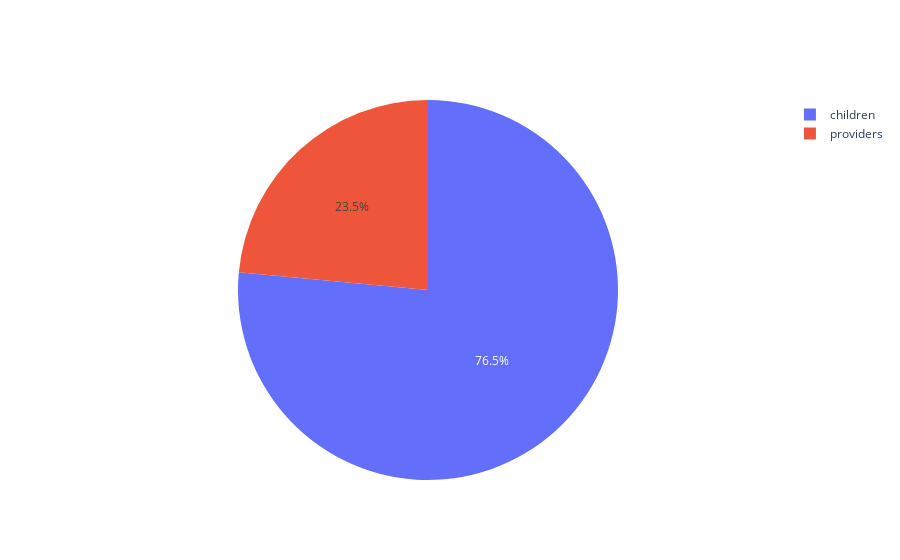

Source (notebook cell):
### Code cell
provider_absent_2020 = 1097
child_absent_2020 = 3567
# select case pupil_service when 1 then 'child' when 6 then 'child' when 7 then 'child' when 3 then 'provider' when 5 then 'provider' end from case_session_notes as note where note.deleted_at is null and note.starts_date >= '07/01/2020' and note.starts_date< '07/01/2021' and note.pupil_service = any('{1, 6, 7, 3, 5}'::int[]);marie_pense=> with x as (select case pupil_service when 1 then 'child' when 6 then 'child' when 7 then 'child' when 3 then 'provider' when 5 then 'provider' end as who from case_session_notes as note  where note.deleted_at is null and note.starts_date >= '07/01/2020' and note.starts_date< '07/01/2021' and note.pupil_service = any('{1, 6, 7, 3, 5}'::int[])) select who, count(1) from x group by 1;

absent_proportion_fig = go.Figure(data=[
    go.Pie(labels=["providers", "children"], values=[1097, 3567])
])
absent_proportion_fig.show()

### Figure 1 — Plotly figure (JSON) as saved in the notebook; plotly's stock layout.template omitted (floating-point values rounded to 4 significant figures)
{"data": [{"labels": ["providers", "children"], "type": "pie", "values": [1097, 3567]}], "layout": {"autosize": true}}
